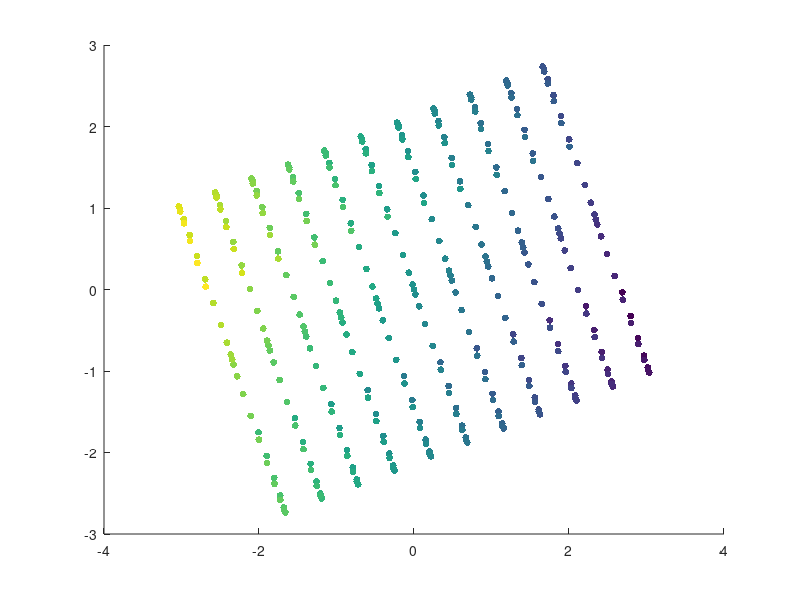

Write the MATLAB code that produced this figure. (Note: this script raises an error after producing the figure.)
%% problem 1 of Proj 3 AMSC 808N
% S curve no noise
close all
clear


% load data matrix (it's called data3)
load("ScurveData.mat");
[n,~] = size(data3);
expDim = 2;
% for plotting in color (emphasize the change over the s shape to see if it
% folds back)
c = linspace(1,7,n)+repmat(linspace(1,3,32),1,11);
sz = 25;


% actually run each dimension reduction algorithm
% 1 PCA
% first center the data
Ycentered = data3 - ones(n,1)*sum(data3,1)/n;
[U,Sigma,~] = svd(data3','econ');
Ypca = Ycentered*U(:,1:expDim); % features
scatter(Ypca(:,1),Ypca(:,2),sz,c,'filled')

% 2 Isomap
figure()
Yiso = isomap(data3,5,2);
scatter(Yiso(:,1),Yiso(:,2),sz,c,'filled')

% 3 LLE
figure()
k = 7;                      % # nearest neighbors
Ylle = lle(data3',k,expDim);
scatter(Ylle(1,:),Ylle(2,:),sz,c,'filled')

% 4 t-SNE
figure()
perp = 10;
[Yt_sne, loss] = tsne(data3,'Algorithm','exact','Perplexity',15);
scatter(Yt_sne(:,1),Yt_sne(:,2),sz,c,'filled')

% 5 Diffusion Map
figure()
% estimated epsilon from her heuristic is .184, not enough
eps = .184;
delta = .2;
YDiff = diffMap(data3,eps,delta,expDim);
scatter(YDiff(1,:),YDiff(2,:),sz,c,'filled')